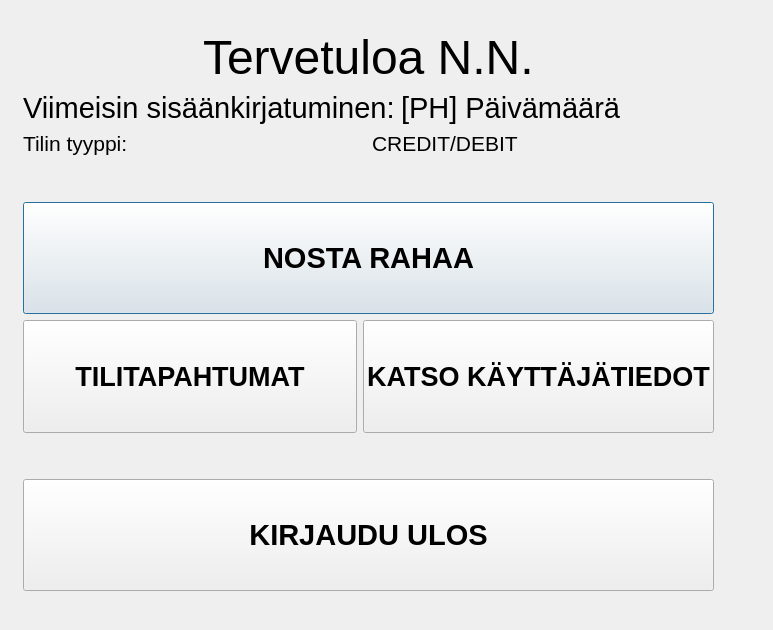
<?xml version="1.0" encoding="UTF-8"?>
<ui version="4.0">
 <class>MainMenu</class>
 <widget class="QDialog" name="MainMenu">
  <property name="geometry">
   <rect>
    <x>0</x>
    <y>0</y>
    <width>773</width>
    <height>630</height>
   </rect>
  </property>
  <property name="windowTitle">
   <string>Dialog</string>
  </property>
  <widget class="QWidget" name="verticalLayoutWidget_3">
   <property name="geometry">
    <rect>
     <x>23</x>
     <y>30</y>
     <width>691</width>
     <height>561</height>
    </rect>
   </property>
   <layout class="QVBoxLayout" name="verticalLayout_3">
    <item>
     <layout class="QVBoxLayout" name="verticalLayout">
      <item alignment="Qt::AlignHCenter">
       <widget class="QLabel" name="label">
        <property name="font">
         <font>
          <pointsize>36</pointsize>
         </font>
        </property>
        <property name="text">
         <string>Tervetuloa N.N.</string>
        </property>
       </widget>
      </item>
      <item>
       <layout class="QHBoxLayout" name="horizontalLayout">
        <item>
         <widget class="QLabel" name="label_2">
          <property name="font">
           <font>
            <pointsize>22</pointsize>
           </font>
          </property>
          <property name="text">
           <string>Viimeisin sisäänkirjatuminen:</string>
          </property>
         </widget>
        </item>
        <item>
         <widget class="QLabel" name="labelLastLogin">
          <property name="font">
           <font>
            <pointsize>22</pointsize>
           </font>
          </property>
          <property name="text">
           <string>[PH] Päivämäärä</string>
          </property>
         </widget>
        </item>
       </layout>
      </item>
     </layout>
    </item>
    <item>
     <layout class="QHBoxLayout" name="horizontalLayout_6">
      <item>
       <widget class="QLabel" name="label_4">
        <property name="font">
         <font>
          <pointsize>16</pointsize>
         </font>
        </property>
        <property name="text">
         <string>Tilin tyyppi:</string>
        </property>
       </widget>
      </item>
      <item>
       <widget class="QLabel" name="labelAccountType">
        <property name="font">
         <font>
          <pointsize>16</pointsize>
         </font>
        </property>
        <property name="text">
         <string>CREDIT/DEBIT</string>
        </property>
       </widget>
      </item>
     </layout>
    </item>
    <item>
     <spacer name="verticalSpacer">
      <property name="orientation">
       <enum>Qt::Vertical</enum>
      </property>
      <property name="sizeType">
       <enum>QSizePolicy::Fixed</enum>
      </property>
      <property name="sizeHint" stdset="0">
       <size>
        <width>20</width>
        <height>40</height>
       </size>
      </property>
     </spacer>
    </item>
    <item>
     <layout class="QVBoxLayout" name="verticalLayout_2">
      <item>
       <widget class="QPushButton" name="pushButton">
        <property name="sizePolicy">
         <sizepolicy hsizetype="Expanding" vsizetype="Expanding">
          <horstretch>0</horstretch>
          <verstretch>0</verstretch>
         </sizepolicy>
        </property>
        <property name="font">
         <font>
          <pointsize>22</pointsize>
          <bold>true</bold>
         </font>
        </property>
        <property name="text">
         <string>NOSTA RAHAA</string>
        </property>
       </widget>
      </item>
      <item>
       <layout class="QHBoxLayout" name="horizontalLayout_2">
        <item>
         <widget class="QPushButton" name="pushButton_3">
          <property name="sizePolicy">
           <sizepolicy hsizetype="Expanding" vsizetype="Expanding">
            <horstretch>0</horstretch>
            <verstretch>0</verstretch>
           </sizepolicy>
          </property>
          <property name="font">
           <font>
            <pointsize>20</pointsize>
            <bold>true</bold>
           </font>
          </property>
          <property name="text">
           <string>TILITAPAHTUMAT</string>
          </property>
         </widget>
        </item>
        <item>
         <widget class="QPushButton" name="pushButton_2">
          <property name="sizePolicy">
           <sizepolicy hsizetype="Expanding" vsizetype="Expanding">
            <horstretch>0</horstretch>
            <verstretch>0</verstretch>
           </sizepolicy>
          </property>
          <property name="font">
           <font>
            <pointsize>20</pointsize>
            <bold>true</bold>
           </font>
          </property>
          <property name="autoFillBackground">
           <bool>false</bool>
          </property>
          <property name="text">
           <string>KATSO KÄYTTÄJÄTIEDOT</string>
          </property>
         </widget>
        </item>
       </layout>
      </item>
      <item>
       <spacer name="verticalSpacer_2">
        <property name="orientation">
         <enum>Qt::Vertical</enum>
        </property>
        <property name="sizeType">
         <enum>QSizePolicy::Fixed</enum>
        </property>
        <property name="sizeHint" stdset="0">
         <size>
          <width>20</width>
          <height>40</height>
         </size>
        </property>
       </spacer>
      </item>
      <item>
       <widget class="QPushButton" name="pushButton_4">
        <property name="sizePolicy">
         <sizepolicy hsizetype="Expanding" vsizetype="Expanding">
          <horstretch>0</horstretch>
          <verstretch>0</verstretch>
         </sizepolicy>
        </property>
        <property name="font">
         <font>
          <pointsize>22</pointsize>
          <bold>true</bold>
         </font>
        </property>
        <property name="text">
         <string>KIRJAUDU ULOS</string>
        </property>
       </widget>
      </item>
     </layout>
    </item>
   </layout>
  </widget>
 </widget>
 <resources/>
 <connections/>
</ui>
